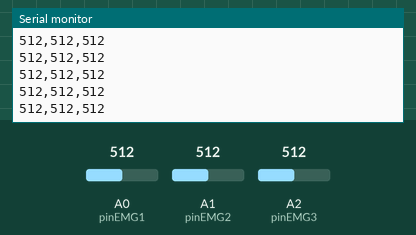
The sketch below on a simulated Arduino Uno, built with avr-gcc and run on an emulated ATmega328P. Shown: the last lines printed to the serial monitor. The test bench sets the inputs (shaded band); at power-on: A0 (pinEMG1) = 512, A1 (pinEMG2) = 512, A2 (pinEMG3) = 512.

Above: at 1.2 s.
1.3 s: A0 (pinEMG1) set to 716
At 1.32 s:
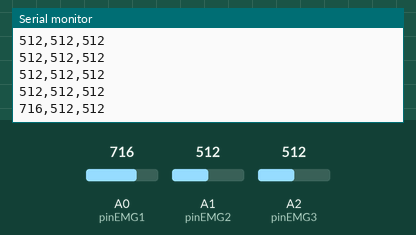
2.8 s: A1 (pinEMG2) set to 716
At 2.83 s:
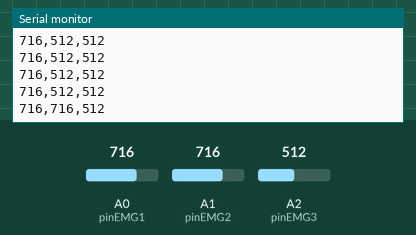
4.3 s: A2 (pinEMG3) set to 716
At 4.34 s:
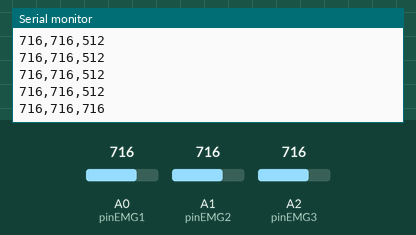
5.8 s: A0 (pinEMG1) set to 900
At 5.86 s:
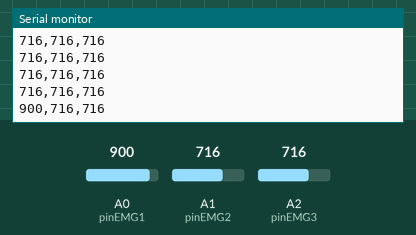
7.3 s: A1 (pinEMG2) set to 900
At 7.37 s:
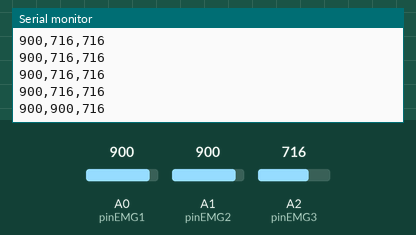
8.8 s: A2 (pinEMG3) set to 900
At 8.88 s:
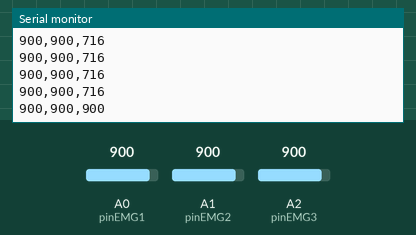
Timing chart, 0 to 11.3 s (numbered marks = the images above; inputs shaded):
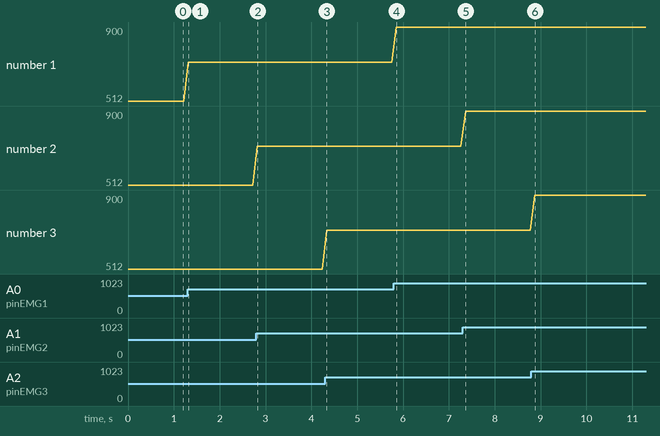

The sketch:

arduino_code.ino
```cpp
const int pinEMG1 = A0;  // Analog input pin for EMG signal
const int pinEMG2 = A1;  // Analog input pin for EMG signal
const int pinEMG3 = A2;  // Analog input pin for EMG signal

void setup() {
  Serial.begin(115200);
}

void loop() {
  int EMGValue1 = analogRead(pinEMG1);
  int EMGValue2 = analogRead(pinEMG2);
  int EMGValue3 = analogRead(pinEMG3);
  Serial.print(EMGValue1);
  Serial.print(",");
  Serial.print(EMGValue2);
  Serial.print(",");
  Serial.println(EMGValue3);
  delay(100);  // Adjust delay as needed
}
```

Measured:
- after the input at 1.3 s, the serial monitor: prints a new line at once (image 1)
- after the input at 2.8 s, the serial monitor: prints a new line at once (image 2)
- after the input at 4.3 s, the serial monitor: prints a new line at once (image 3)
- after the input at 5.8 s, the serial monitor: prints a new line after 0.05 s (image 4)
- after the input at 7.3 s, the serial monitor: prints a new line after 0.06 s (image 5)
- after the input at 8.8 s, the serial monitor: prints a new line after 0.08 s (image 6)
- plotted number 1: 512 → 716 after the input at 1.3 s, 716 → 900 after the input at 5.8 s
